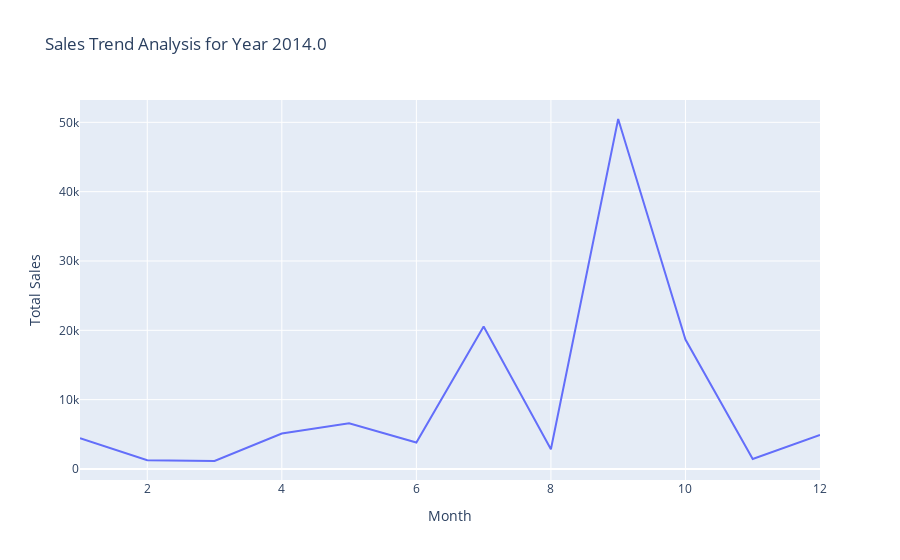
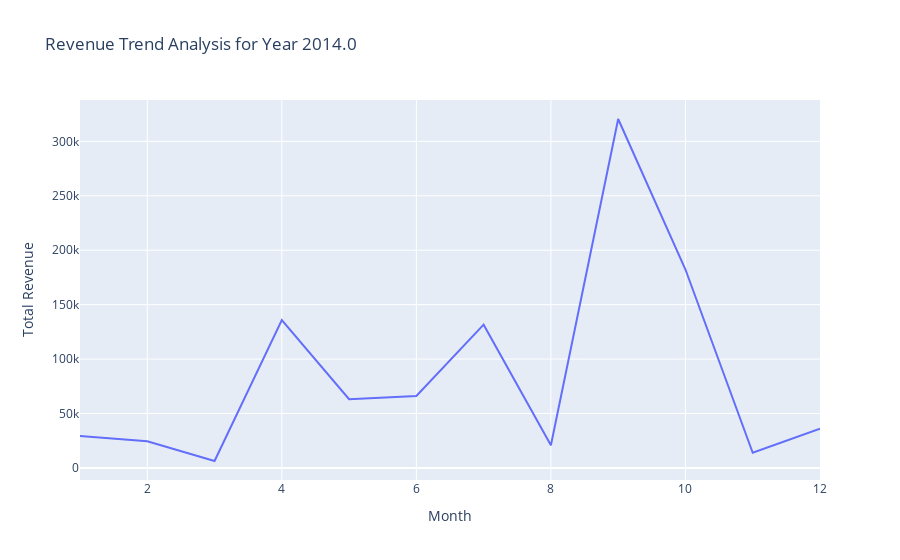
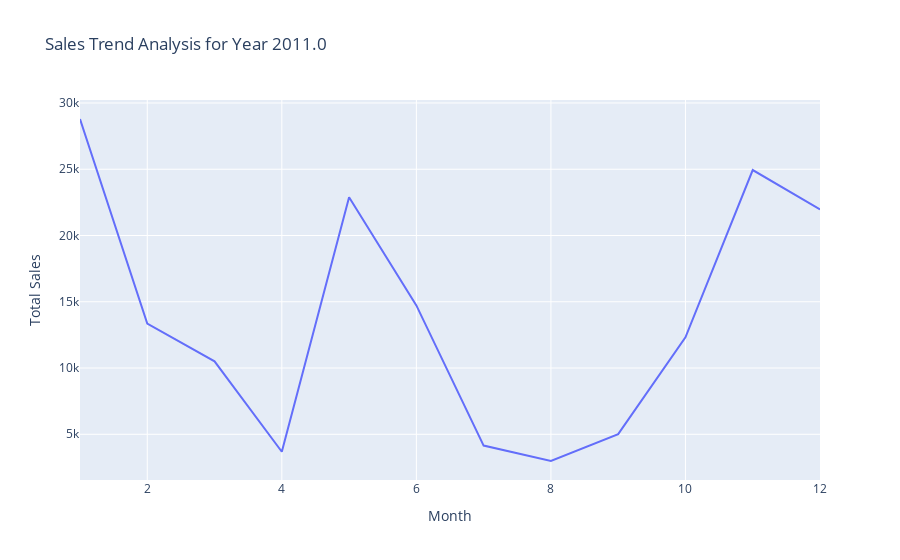
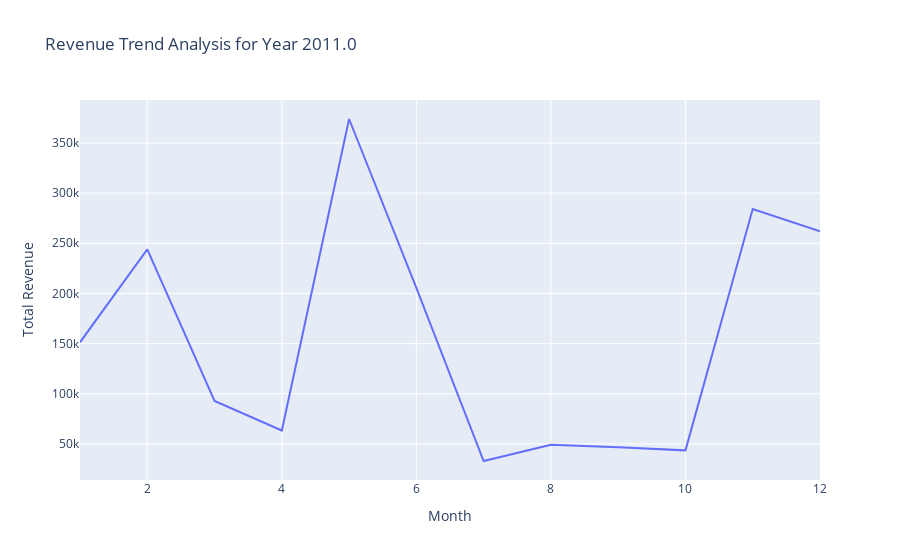

Notebook cell for these charts, in order:
### Code cell
# Iterate over each year and create line plots for each month
for year in years:
    year_data = grouped_data[grouped_data['year'] == year]
    fig = px.line(year_data, x='month', y='sales', 
                  title=f'Sales Trend Analysis for Year {year}',
                  labels={'month': 'Month', 'sales': 'Total Sales'})
    fig.show()
    
    fig = px.line(year_data, x='month', y='revenue', 
                  title=f'Revenue Trend Analysis for Year {year}',
                  labels={'month': 'Month', 'revenue': 'Total Revenue'})
    fig.show()

### Figure 1 — Plotly figure (JSON) as saved in the notebook; plotly's stock layout.template omitted (floating-point values rounded to 4 significant figures)
{"data": [{"hovertemplate": "Month=%{x}<br>Total Sales=%{y}<extra></extra>", "legendgroup": "", "line": {"color": "#636efa", "dash": "solid"}, "marker": {"symbol": "circle"}, "mode": "lines", "name": "", "orientation": "v", "showlegend": false, "type": "scatter", "x": [1, 2, 3, 4, 5, 6, 7, 8, 9, 10, 11, 12], "xaxis": "x", "y": [4433.0, 1273, 1148.0, 5105.0, 6601.0, 3805, 20550.0, 2833.0, 50482, 18670.0, 1434, 4896.0], "yaxis": "y"}], "layout": {"legend": {"tracegroupgap": 0}, "title": {"text": "Sales Trend Analysis for Year 2014.0"}, "xaxis": {"anchor": "y", "domain": [0, 1], "title": {"text": "Month"}}, "yaxis": {"anchor": "x", "domain": [0, 1], "title": {"text": "Total Sales"}}}}

### Figure 2 — Plotly figure (JSON) as saved in the notebook; plotly's stock layout.template omitted (floating-point values rounded to 4 significant figures)
{"data": [{"hovertemplate": "Month=%{x}<br>Total Revenue=%{y}<extra></extra>", "legendgroup": "", "line": {"color": "#636efa", "dash": "solid"}, "marker": {"symbol": "circle"}, "mode": "lines", "name": "", "orientation": "v", "showlegend": false, "type": "scatter", "x": [1, 2, 3, 4, 5, 6, 7, 8, 9, 10, 11, 12], "xaxis": "x", "y": [29220.0, 24541, 6329, 135750, 63145, 66145, 131600.0, 20760.0, 320569, 182300.0, 13850, 35930.0], "yaxis": "y"}], "layout": {"legend": {"tracegroupgap": 0}, "title": {"text": "Revenue Trend Analysis for Year 2014.0"}, "xaxis": {"anchor": "y", "domain": [0, 1], "title": {"text": "Month"}}, "yaxis": {"anchor": "x", "domain": [0, 1], "title": {"text": "Total Revenue"}}}}

### Figure 3 — Plotly figure (JSON) as saved in the notebook; plotly's stock layout.template omitted (floating-point values rounded to 4 significant figures)
{"data": [{"hovertemplate": "Month=%{x}<br>Total Sales=%{y}<extra></extra>", "legendgroup": "", "line": {"color": "#636efa", "dash": "solid"}, "marker": {"symbol": "circle"}, "mode": "lines", "name": "", "orientation": "v", "showlegend": false, "type": "scatter", "x": [1, 2, 3, 4, 5, 6, 7, 8, 9, 10, 11, 12], "xaxis": "x", "y": [28792, 13349, 10501, 3683, 22890.0, 14726, 4148, 2985.0, 5008, 12320.0, 24940.0, 21971], "yaxis": "y"}], "layout": {"legend": {"tracegroupgap": 0}, "title": {"text": "Sales Trend Analysis for Year 2011.0"}, "xaxis": {"anchor": "y", "domain": [0, 1], "title": {"text": "Month"}}, "yaxis": {"anchor": "x", "domain": [0, 1], "title": {"text": "Total Sales"}}}}

### Figure 4 — Plotly figure (JSON) as saved in the notebook; plotly's stock layout.template omitted (floating-point values rounded to 4 significant figures)
{"data": [{"hovertemplate": "Month=%{x}<br>Total Revenue=%{y}<extra></extra>", "legendgroup": "", "line": {"color": "#636efa", "dash": "solid"}, "marker": {"symbol": "circle"}, "mode": "lines", "name": "", "orientation": "v", "showlegend": false, "type": "scatter", "x": [1, 2, 3, 4, 5, 6, 7, 8, 9, 10, 11, 12], "xaxis": "x", "y": [151313, 243918, 92901, 63407, 373900.0, 205642, 32969, 49250.0, 46675, 43600.0, 284300.0, 261956], "yaxis": "y"}], "layout": {"legend": {"tracegroupgap": 0}, "title": {"text": "Revenue Trend Analysis for Year 2011.0"}, "xaxis": {"anchor": "y", "domain": [0, 1], "title": {"text": "Month"}}, "yaxis": {"anchor": "x", "domain": [0, 1], "title": {"text": "Total Revenue"}}}}
